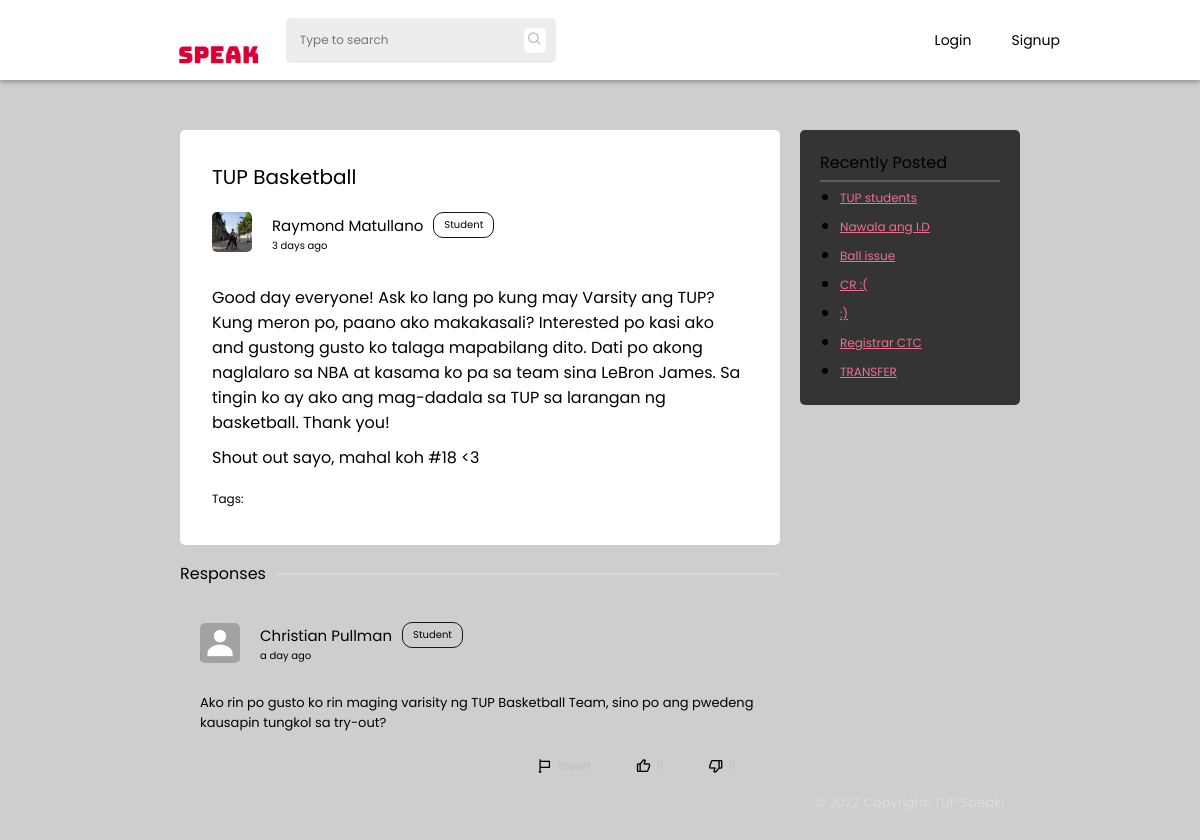
Page /thread.php?threadid=thrd62b1c2c46518f on the committed database.
### tables this page shows
CREATE TABLE `threads` (
  `id` int(11) NOT NULL,
  `thread_id` varchar(255) NOT NULL,
  `author` varchar(255) NOT NULL,
  `title` varchar(255) NOT NULL,
  `body` longtext NOT NULL,
  `tags` varchar(255) NOT NULL,
  `status` int(1) NOT NULL DEFAULT 0,
  `thread_status` varchar(255) NOT NULL DEFAULT 'pending',
  `date_posted` date NOT NULL DEFAULT current_timestamp(),
  `time_posted` time NOT NULL DEFAULT current_timestamp()
);

CREATE TABLE `users` (
  `id` int(11) NOT NULL,
  `uid` varchar(255) NOT NULL,
  `firstname` varchar(255) NOT NULL,
  `lastname` varchar(255) NOT NULL,
  `email` varchar(255) NOT NULL,
  `password` varchar(255) NOT NULL,
  `avatar` varchar(255) NOT NULL DEFAULT 'assets/images/avatar/default.jpg',
  `cover` varchar(255) NOT NULL DEFAULT 'assets/images/avatar/default-cover.jpg',
  `birthdate` date NOT NULL,
  `privileged` tinyint(1) NOT NULL DEFAULT 0,
  `campus` varchar(100) NOT NULL DEFAULT 'Manila',
  `bio` text NOT NULL,
  `account_type` varchar(255) NOT NULL DEFAULT 'student',
  `restricted` tinyint(1) DEFAULT 0,
  `restricted_reason` varchar(255) DEFAULT NULL
);

CREATE TABLE `comments` (
  `id` int(11) NOT NULL,
  `thread_id` varchar(255) NOT NULL,
  `comment_id` varchar(255) NOT NULL,
  `comment_author` varchar(255) NOT NULL,
  `comment_date` date NOT NULL DEFAULT current_timestamp(),
  `comment_time` time NOT NULL DEFAULT current_timestamp(),
  `comment` longtext NOT NULL,
  `answer` tinyint(1) NOT NULL DEFAULT 0
);

### thread.php (the view, shortened to what this page needs)
 <?php
   include('php-scripts/thread-scripts.php');
?>
<!DOCTYPE html>
<html lang="en">
   <head>
      <link rel="stylesheet" href="styles/default.css">
      <link rel="stylesheet" href="styles/thread.css">
      <link rel="stylesheet" href="styles/navbar.css">
      <link href='https://unpkg.com/boxicons@2.1.2/css/boxicons.min.css' rel='stylesheet'>
   </head>
   <body>
      <?php include('php-scripts/navbar.php'); ?>
      <section class="main">
         <div class="container">
            <div class="container-1">
               <div class="threads">
                  <div class="titles">
                     <div class="thread-title">
                        <?php echo $data['title']?>
                     </div>
                     <div class="author">
                        <div class="author-details">
                           <img class="thread-avatar" src="<?php echo $user_data['avatar']?>" alt="">
                           <div class="details">
                              <div class="user">
                                 <p class="name" data-acct="<?php echo $data['author'] ?>"><?php echo $user_data['firstname'] . " " . $user_data['lastname']?></p>
                                 <p class="user-type">Student</p>
                              </div>
                              <p class="date-published">
                              </p>
                           </div>
                        </div>
                     </div>
                  </div>
                  <div class="main-threads">
                     <p class="thread-content-text"><?php echo jsonToHtml($data['body']) ?></p>
                     <p class="tags">Tags:
                     <?php
                        $array = json_decode($data['tags']);
                        foreach($array as $key => $value){
                           for($i = 0; $i < count($value); $i++){
                                 $class = $value[$i];
                                 switch ($value[$i]) {
                                    default:
                                       $out = ucfirst($value[$i]);
                                       break;
                                 }
                                 echo '<span class="thread-tags '.$class.'">'.$out.'</span>';
                           }
                        }
                     ?>
                     </p>
                  </div>
               </div>
               <div class="divider">
                  <p>Responses</p>
                  <div>
                     <hr>
                  </div>
               </div>
               <div id="comments">
                  <?php fetchComments($_GET['threadid']) ?>
               </div>
            </div>
            <div class="container-2">
               <div class="recently-posted">
                  <p>Recently Posted</p>
                  <hr>
                  <ul>
                  <?php
                     $query = mysqli_query($conn, "SELECT * FROM threads WHERE thread_id != '$tid' AND thread_status = 'open' ORDER BY date_posted DESC LIMIT 7");
                     while($data = mysqli_fetch_assoc($query)){
                        echo '<li><a href="thread.php?threadid='.$data['thread_id'].'">'.$data['title'].'</a></li>';
                     }
                  ?>
                  </ul>
               </div>
               <footer>
                  <p>&copy; 2022 Copyright: TUP Speak!</p>
               </footer>
            </div>
         </div>
      </section>
   </body>
</html>

### php-scripts/thread-scripts.php (shortened to what this page needs)
<?php
    include('db.php');
    $firstCheck = true;
    function fetchComments($tid){
        global $conn;
        $query = mysqli_query($conn, "SELECT * FROM comments WHERE thread_id='$tid' ORDER BY answer DESC");
        $data_comment = $query->fetch_assoc();
        if (!empty($data_comment)){
            do{
                $user = mysqli_query($conn, "SELECT * FROM users WHERE uid='{$data_comment["comment_author"]}'");
                $data = mysqli_fetch_array($user);
                if ($data){
                    $author_given_name = $data['firstname'];
                    $author_family_name = $data['lastname'];
                    $author_avatar = $data['avatar'];
                }
                if (isset($_SESSION['uid'])){
                    $commentQuery = mysqli_query($conn, "SELECT * FROM votes WHERE comment_id = '{$data_comment['comment_id']}' and uid = '{$_SESSION['uid']}'");
                    $voteComment = mysqli_fetch_assoc($commentQuery);
                    if($voteComment){
                        $vStat = $voteComment['status'];
                        if ( $vStat == "upvote"){
                            $upvote_class = "bx bxs-like";
                            $downvote_class = "bx bx-dislike";
                        } else if ($vStat == "downvote"){
                            $upvote_class = "bx bx-like";
                            $downvote_class = "bx bxs-dislike";
                        }
                    } else{
                        $upvote_class = "bx bx-like";
                        $downvote_class = "bx bx-dislike";
                    }
                } else{
                    $upvote_class = "bx bx-like";
                    $downvote_class = "bx bx-dislike";
                }
                $voteQuery = mysqli_query($conn, "SELECT COUNT(id) FROM `votes` WHERE status='upvote' and comment_id = '{$data_comment['comment_id']}'");
                $data_votes = mysqli_fetch_assoc($voteQuery);
                $upvotes = $data_votes['COUNT(id)'];
                $voteQuery = mysqli_query($conn, "SELECT COUNT(id) FROM `votes` WHERE status='downvote' and comment_id = '{$data_comment['comment_id']}'");
                $data_votes = mysqli_fetch_assoc($voteQuery);
                $downvotes = $data_votes['COUNT(id)'];
                echo '
                <div class="main-comment">
                    <div class="author-comment">
                        <div class="author-info">
                            <img class="thread-avatar" src="'. $author_avatar .'" alt="">
                            <div class="details">
                                <div class="user">
                                    <p class="name" data-acct="'.$data_comment["comment_author"].'">'. $author_given_name . " " . $author_family_name .'</p>
                                    <p class="user-type">'. ucfirst($data['account_type']) .'</p>
                                </div>
                                <p class="date-published" data-date="'.$data_comment['comment_id'].'"><script>$("[data-date='.$data_comment['comment_id'].']").html(jQuery.timeago("'. $data_comment['comment_date'] . " " . $data_comment['comment_time'] .'"))</script></p>
                            </div>
                        </div>
                        ';
                    echo'
                    </div>
                    <p class="main-answer"> '.$data_comment['comment'].'</p>
                    <div class="response" data-comment="'.$data_comment['comment_id'].'">';
                        echo'
                        <div class="report-button">
                            <i class="bx bx-flag"></i><span>Report</span>
                        </div>
                        <div class="vote-button" data-vote="upvote">
                           <i data-icon="u'.$data_comment['comment_id'].'" class="'.$upvote_class.'"></i><span class="comment-upvote">'.$upvotes.'</span>
                        </div>
                        <div class="vote-button" data-vote="downvote">
                           <i data-icon="d'.$data_comment['comment_id'].'" class="'.$downvote_class.'"></i><span class="comment-downvote">'.$downvotes.'</span>
                        </div>
                     </div>
                </div>
                ';
            } while ($data_comment = $query->fetch_assoc());
        }
    }
    function jsonToHtml($jsonStr) {
        $obj = json_decode($jsonStr);
        $html = '';
        foreach ($obj->blocks as $block) {
            switch ($block->type) {
                case 'paragraph':
                    $html .= '<p>' . $block->data->text . '</p>';
                    break;
            }
        }
        return $html;
    }
    if(isset($_GET['threadid'])){
        if ($firstCheck == true){
            $tid = (isset($_GET['threadid'])) ? $_GET['threadid'] : NULL;
            $query = mysqli_query($conn, "SELECT * FROM threads WHERE thread_id = '$tid'");
            $data = mysqli_fetch_array($query);
            $query = mysqli_query($conn, "SELECT * FROM users WHERE uid = '{$data['author']}'");
            $user_data = mysqli_fetch_array($query);
        }
    }
?>

### styles/default.css (style rules this page uses)
* { padding: 0; margin: 0; transition: ease .3s; font-family: 'Poppins', sans-serif; color: black; }
:root { --primary: #da0037; --primary-dark: #ae002b; --secondary: #f16e8f; --student: #ACDF87; --gray: #444444; --gray-dark: #171717; --gray-light: #EDEDED; --gray-lighter: rgb(190, 190, 190); --card-bg: #ffffff; --card-secondary: rgb(172, 172, 172); --dark: #1A1A1B; --dark-secondary: #343434; --input-border: rgba(0,0,0,.3); --link-color: #2E88FE; --light: #fff; --light-color: #000; --dark-color: #fff; }
html,body { scroll-behavior: smooth; overflow: hidden; background: #cecece; height: 100vh; width: 100vw; }
.main { height: max-content; }
hr { border: 1px solid rgba(255,255,255,.2); }

### styles/thread.css (style rules this page uses)
.main { margin: 0 auto; margin-top: calc(50px + var(--navbar-height)); width: -webkit-fill-available; width: -moz-available; }
.container { height: 100vh; display: grid; grid-template-columns: 1fr 1fr; gap: 20px; position: fixed; left: 50%; transform: translateX(-50%); max-width: 70vw; width: 100%; }
.container-1 { margin-bottom: 5em; padding-bottom: 5em; display: flex; flex-direction: column; overflow-y: scroll; width: 50vw; }
.container-1 { -ms-overflow-style: none; scrollbar-width: none; }
.threads { padding: 2em; background-color: var(--light); border-radius: 5px; }
.titles { border-radius: 10px; background-color: var(--light); border-bottom-left-radius: 0; border-bottom-right-radius: 0; }
.thread-title { font-size: 20px; margin-bottom: 1em; }
.thread-avatar { width: 40px; height: 40px; border-radius: 5px; object-fit: cover; object-position: center; }
.tags { font-size: 12px; }
.thread-tags { font-size: 12px; font-style: italic; margin: 0 5px; color: rgba(255,255,255, .5); }
.author { display: flex; align-items: center; justify-content: space-between; }
.author-comment { display: flex; align-items: center; justify-content: space-between; }
.author-info { display: flex; align-items: center; padding-bottom: 1em; }
.author-details { display: flex; flex-direction: row; }
.details { margin: 0 20px; }
.user { display: flex; flex-direction: row; align-items: center; }
.user-type { font-size: 10px; padding: 4px 10px; margin: 0 10px; border-radius: 10px; border: 1px solid var(--gray-dark); }
.name { font-size: 15px; cursor: pointer; }
.date-published { font-size: 10px; }
.main-threads p, .main-threads h1, .main-threads h2, .main-threads h3, .main-threads h4, .main-threads h5, .main-threads h6 { padding: 5px 0; }
.thread-content-text { font-size: 17px; }
.divider { margin: 1em 0; display: flex; align-items: center; justify-content: space-between; }
.divider div { flex-grow: 1; }
.divider p { margin-right: 10px; }
.author { margin-bottom: 1em; }
.main-answer { padding-top: 1em; font-size: 13px; }
.main-comment { padding: 20px; border-radius: 5px; margin-bottom: 20px; }
.response { display: flex; width: -webkit-fill-available; width: -moz-available; justify-content: flex-end; margin-top: 15px; }
.vote-button, .correct-button, .report-button { padding: 10px 15px; margin: 0 5px; display: flex; align-items: center; cursor: pointer; border-radius: 4px; }
.vote-button span, .correct-button span, .report-button span { font-size: 10px; color: var(--gray-lighter); margin: 0 5px; }
.container-2 { overflow: hidden; display: flex; flex-direction: column; justify-content: space-between; height: 80vh; }
footer { text-align: center; }
footer p { font-size: 13px; color: rgba(255, 255, 255, .3); }
.recently-posted { background-color: var(--dark-secondary); padding: 20px; border-radius: 5px; }
.recently-posted ul { padding-left: 20px; }
.recently-posted li { padding: 2px 0; }
.recently-posted li a { color: var(--secondary); font-size: 12px; }
.recently-posted p { padding-bottom: 5px; }

### styles/navbar.css (style rules this page uses)
:root { --navbar-height: 80px; }

### rows in the picture
threads: title "TUP Basketball"
users: avatar (picture), firstname "Raymond", lastname "Matullano"
comments: users.avatar (placeholder picture), users.firstname "Christian", users.lastname "Pullman", users.account_type "Student", comment "Ako rin po gusto ko rin maging varisity ng TUP Basketball Team, sino po ang pwedeng kausapin tungkol sa try-out?"
threads: title "TUP students"
threads: title "Nawala ang I.D"
threads: title "Ball issue"
threads: title "CR :("
threads: title ":)"
threads: title "Registrar CTC"
threads: title "TRANSFER"

### other values in the picture
$block->data->text "Shout out sayo, mahal koh #18 <3"
